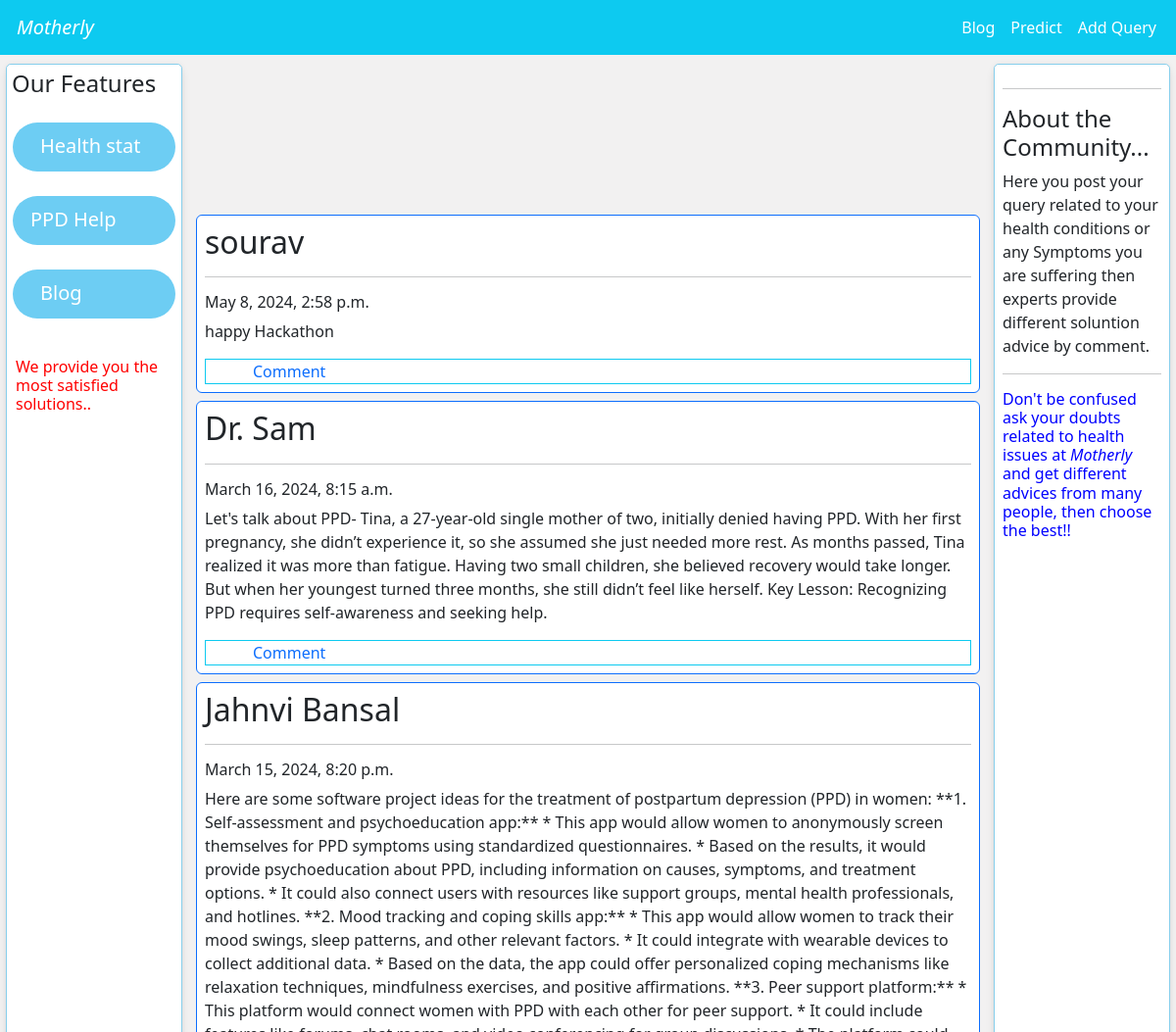
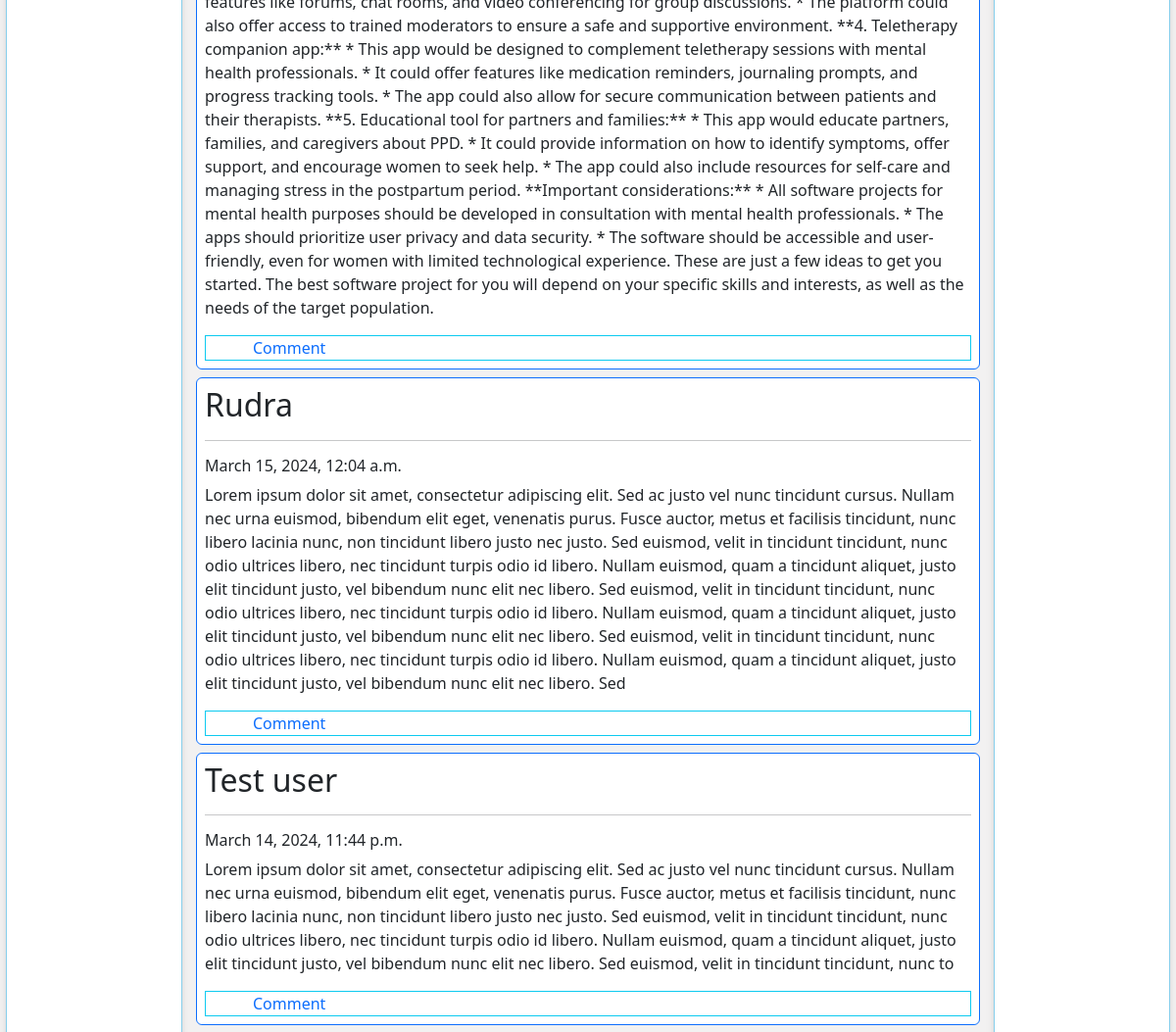
Page /pquery on the committed database (2 pictures, top to bottom).
### core/models.py (models this page shows, shortened)
class query(models.Model):
    name = models.CharField(max_length=250,blank=True)
    body = models.TextField(max_length=100000)
    created = models.DateTimeField(default=datetime.now, blank=True)
    likes = models.ManyToManyField(User, related_name='post_query')

### core/views.py (the view)
# urls.py: path('pquery',views.pquery,name="pquery"),
def pquery(request):
    pq = query.objects.all()
    return render(request,'pquery.html',{'queries':pq})

### templates/pquery.html (shortened to what this page needs)
<!DOCTYPE html>
<html lang="en">
<head>
    {% load bootstrap5 %}
    {% bootstrap_css %}
</head>
<body>
    <nav class="navbar navbar-expand-lg fixed-top navbar-light bg-info">
        <div class="container-fluid">
            <h5 style="color: white; margin: 5px;"><i>Motherly</i></h5>
            <ul class="navbar-nav navbar-right">
                <li class="nav-item"><a class="nav-link" href="blog" style="color: white;">Blog</a></li>
                <li class="nav-item"><a class="nav-link" href="" style="color: white; ">Predict</a></li>
                <li class="nav-item"><a class="nav-link" href="{% url "addquery" %}" style="color: white; ">Add Query</a></li>
            </ul>
        </div>
    </nav>
    <div>
        <div class="ls">
            <h4 style="margin: 5px;">Our Features</h4>
           <div class="lsf"> <h5><a href="knowscore">Health stat</a></h5></div>
           <div class="lss"> <h5><a href="">PPD Help</a></h5></div>
           <div class="lsf"> <h5><a href="/blog">Blog</a></h5></div>
           <h6 style="color: red; margin: 9px; margin-top: 40px;">We provide you the most satisfied solutions..</h6>
        </div>
        <div class="mainc">
            {% for pq in queries reversed %}
                        <div class="box bg-white p-2 m-2 border border-primary" style="border-radius: 6px;">
                            <h2>{{pq.name}}</h2>
                            <hr>
                            <h6>{{pq.created}}</h6>
                            <p>{{pq.body}}</p>
                            <div class="border border-info m-0" >
                                <a href="pcomment/{{pq.id}}" class="ps-5" style="text-decoration: none;">Comment</a>
                            </div>
                        </div>
                        {% endfor %}
        </div>
        <div class="rs">
            <hr>
            <h4>About the Community...</h4>
            <p>Here you post your query related to your health conditions or any Symptoms you are suffering then experts provide different soluntion advice by comment.</p>
            <hr>
            <h6 style="color: blue;">Don't be confused ask your doubts related to health issues at <i>Motherly</i> and get different advices from many people, then choose the best!!</h6>
        </div>
    </div>
</body>
</html>

### templates/pquery.html (style rules this page uses)
body { background: rgb(242, 241, 241); }
.ls { position: fixed; border: 1px solid skyblue; border-radius: 5px; height: 100%; width: 180px; margin-top: 65px; margin-left: 6px; background-color: white; box-shadow: 0 6px 10px rgba(0,0,0,.08), 0 0 6px rgba(0,0,0,.05); }
.ls a { text-decoration: none; color: white; }
.rs { position: fixed; border: 1px solid skyblue; border-radius: 5px; right: 0; height: 100%; width: 180px; margin-top: 65px; margin-right: 6px; background-color: white; box-shadow: 0 6px 10px rgba(0,0,0,.08), 0 0 6px rgba(0,0,0,.05); padding: 8px; }
.mainc { position: absolute; top: 10%; left: 16%; right: 16%; }
.lsf { background-color: rgb(109, 205, 243); border: transparent; border-radius: 50px; height: 50px; margin: 6px; margin-top: 25px; padding: 12px; padding-left: 28px; color: white; }
.lss { background-color: rgb(109, 205, 243); border: transparent; border-radius: 50px; height: 50px; margin: 6px; margin-top: 25px; padding: 12px; padding-left: 18px; color: white; }

### rows in the picture
query: name "sourav", created "May 8, 2024, 2:58 p.m.", body "happy Hackathon"
query: name "Dr. Sam", created "March 16, 2024, 8:15 a.m.", body "Let's talk about PPD- Tina, a 27-year-old single mother of two, initially denied having PPD. With her first pregnancy, she didn’t experience it, so she assumed she just needed more rest. As months passed, Tina realized it was more than fatigue. Having two small children, she believed recovery would take longer. But when her youngest turned three months, she still didn’t feel like herself. Key Lesson: Recognizing PPD requires self-awareness and seeking help."
query: name "Jahnvi Bansal", created "March 15, 2024, 8:20 p.m.", body "Here are some software project ideas for the treatment of postpartum depression (PPD) in women: **1. Self-assessment and psychoeducation app:** * This app would allow women to anonymously screen themselves for PPD symptoms using standardized questionnaires. * Based on the results, it would provide psychoeducation about PPD, including information on causes, symptoms, and treatment options. * It could also connect users with resources like support groups, mental health professionals, and hotlines. **2. Mood tracking and coping skills app:** * This app would allow women to track their mood swings, sleep patterns, and other relevant factors. * It could integrate with wearable devices to collect…"
query: name "Rudra", created "March 15, 2024, 12:04 a.m.", body "Lorem ipsum dolor sit amet, consectetur adipiscing elit. Sed ac justo vel nunc tincidunt cursus. Nullam nec urna euismod, bibendum elit eget, venenatis purus. Fusce auctor, metus et facilisis tincidunt, nunc libero lacinia nunc, non tincidunt libero justo nec justo. Sed euismod, velit in tincidunt tincidunt, nunc odio ultrices libero, nec tincidunt turpis odio id libero. Nullam euismod, quam a tincidunt aliquet, justo elit tincidunt justo, vel bibendum nunc elit nec libero. Sed euismod, velit in tincidunt tincidunt, nunc odio ultrices libero, nec tincidunt turpis odio id libero. Nullam euismod, quam a tincidunt aliquet, justo elit tincidunt justo, vel bibendum nunc elit nec libero. Sed…"
query: name "Test user", created "March 14, 2024, 11:44 p.m.", body "Lorem ipsum dolor sit amet, consectetur adipiscing elit. Sed ac justo vel nunc tincidunt cursus. Nullam nec urna euismod, bibendum elit eget, venenatis purus. Fusce auctor, metus et facilisis tincidunt, nunc libero lacinia nunc, non tincidunt libero justo nec justo. Sed euismod, velit in tincidunt tincidunt, nunc odio ultrices libero, nec tincidunt turpis odio id libero. Nullam euismod, quam a tincidunt aliquet, justo elit tincidunt justo, vel bibendum nunc elit nec libero. Sed euismod, velit in tincidunt tincidunt, nunc to"
